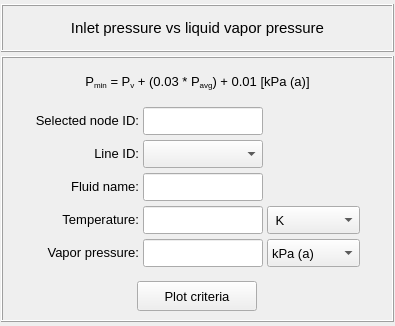
<?xml version="1.0" encoding="UTF-8"?>
<ui version="4.0">
 <class>Form</class>
 <widget class="QWidget" name="Form">
  <property name="geometry">
   <rect>
    <x>0</x>
    <y>0</y>
    <width>395</width>
    <height>326</height>
   </rect>
  </property>
  <property name="maximumSize">
   <size>
    <width>16777215</width>
    <height>360</height>
   </size>
  </property>
  <property name="windowTitle">
   <string>Form</string>
  </property>
  <layout class="QGridLayout" name="gridLayout">
   <property name="leftMargin">
    <number>1</number>
   </property>
   <property name="topMargin">
    <number>4</number>
   </property>
   <property name="rightMargin">
    <number>1</number>
   </property>
   <property name="bottomMargin">
    <number>4</number>
   </property>
   <property name="verticalSpacing">
    <number>4</number>
   </property>
   <item row="0" column="0">
    <widget class="QFrame" name="frame_title">
     <property name="minimumSize">
      <size>
       <width>0</width>
       <height>48</height>
      </size>
     </property>
     <property name="maximumSize">
      <size>
       <width>16777215</width>
       <height>48</height>
      </size>
     </property>
     <property name="frameShape">
      <enum>QFrame::Box</enum>
     </property>
     <property name="frameShadow">
      <enum>QFrame::Raised</enum>
     </property>
     <layout class="QGridLayout" name="gridLayout_2">
      <item row="0" column="0">
       <widget class="QLabel" name="label">
        <property name="font">
         <font>
          <pointsize>11</pointsize>
          <weight>50</weight>
          <bold>false</bold>
          <kerning>false</kerning>
         </font>
        </property>
        <property name="text">
         <string>Inlet pressure vs liquid vapor pressure</string>
        </property>
        <property name="alignment">
         <set>Qt::AlignCenter</set>
        </property>
       </widget>
      </item>
     </layout>
    </widget>
   </item>
   <item row="1" column="0">
    <widget class="QFrame" name="frame_main">
     <property name="frameShape">
      <enum>QFrame::Box</enum>
     </property>
     <property name="frameShadow">
      <enum>QFrame::Raised</enum>
     </property>
     <layout class="QGridLayout" name="gridLayout_3">
      <property name="leftMargin">
       <number>4</number>
      </property>
      <property name="topMargin">
       <number>4</number>
      </property>
      <property name="rightMargin">
       <number>4</number>
      </property>
      <property name="bottomMargin">
       <number>4</number>
      </property>
      <property name="spacing">
       <number>4</number>
      </property>
      <item row="0" column="0">
       <widget class="QFrame" name="frame_14">
        <property name="frameShape">
         <enum>QFrame::NoFrame</enum>
        </property>
        <property name="frameShadow">
         <enum>QFrame::Raised</enum>
        </property>
        <layout class="QGridLayout" name="gridLayout_9">
         <property name="leftMargin">
          <number>4</number>
         </property>
         <property name="topMargin">
          <number>4</number>
         </property>
         <property name="rightMargin">
          <number>4</number>
         </property>
         <property name="bottomMargin">
          <number>0</number>
         </property>
         <property name="spacing">
          <number>4</number>
         </property>
         <item row="1" column="0">
          <widget class="QFrame" name="frame_18">
           <property name="minimumSize">
            <size>
             <width>0</width>
             <height>120</height>
            </size>
           </property>
           <property name="maximumSize">
            <size>
             <width>16777215</width>
             <height>200</height>
            </size>
           </property>
           <property name="frameShape">
            <enum>QFrame::NoFrame</enum>
           </property>
           <property name="frameShadow">
            <enum>QFrame::Raised</enum>
           </property>
           <layout class="QGridLayout" name="gridLayout_11">
            <property name="leftMargin">
             <number>2</number>
            </property>
            <property name="topMargin">
             <number>2</number>
            </property>
            <property name="rightMargin">
             <number>2</number>
            </property>
            <property name="bottomMargin">
             <number>2</number>
            </property>
            <property name="horizontalSpacing">
             <number>4</number>
            </property>
            <property name="verticalSpacing">
             <number>2</number>
            </property>
            <item row="4" column="4">
             <spacer name="horizontalSpacer">
              <property name="orientation">
               <enum>Qt::Horizontal</enum>
              </property>
              <property name="sizeHint" stdset="0">
               <size>
                <width>40</width>
                <height>20</height>
               </size>
              </property>
             </spacer>
            </item>
            <item row="0" column="1">
             <widget class="QLabel" name="label_selected_id">
              <property name="minimumSize">
               <size>
                <width>0</width>
                <height>28</height>
               </size>
              </property>
              <property name="maximumSize">
               <size>
                <width>16777215</width>
                <height>28</height>
               </size>
              </property>
              <property name="font">
               <font>
                <pointsize>10</pointsize>
               </font>
              </property>
              <property name="text">
               <string>&lt;html&gt;&lt;head/&gt;&lt;body&gt;&lt;p&gt;Selected node ID:&lt;/p&gt;&lt;/body&gt;&lt;/html&gt;</string>
              </property>
              <property name="alignment">
               <set>Qt::AlignRight|Qt::AlignTrailing|Qt::AlignVCenter</set>
              </property>
             </widget>
            </item>
            <item row="4" column="1">
             <widget class="QLabel" name="label_13">
              <property name="minimumSize">
               <size>
                <width>0</width>
                <height>28</height>
               </size>
              </property>
              <property name="maximumSize">
               <size>
                <width>16777215</width>
                <height>28</height>
               </size>
              </property>
              <property name="font">
               <font>
                <pointsize>10</pointsize>
               </font>
              </property>
              <property name="text">
               <string>&lt;html&gt;&lt;head/&gt;&lt;body&gt;&lt;p&gt;Vapor pressure:&lt;/p&gt;&lt;/body&gt;&lt;/html&gt;</string>
              </property>
              <property name="alignment">
               <set>Qt::AlignRight|Qt::AlignTrailing|Qt::AlignVCenter</set>
              </property>
             </widget>
            </item>
            <item row="4" column="2">
             <widget class="QLineEdit" name="lineEdit_vapor_pressure">
              <property name="minimumSize">
               <size>
                <width>120</width>
                <height>28</height>
               </size>
              </property>
              <property name="maximumSize">
               <size>
                <width>120</width>
                <height>28</height>
               </size>
              </property>
              <property name="font">
               <font>
                <pointsize>10</pointsize>
               </font>
              </property>
              <property name="alignment">
               <set>Qt::AlignCenter</set>
              </property>
             </widget>
            </item>
            <item row="0" column="2">
             <widget class="QLineEdit" name="lineEdit_selected_id">
              <property name="minimumSize">
               <size>
                <width>120</width>
                <height>28</height>
               </size>
              </property>
              <property name="maximumSize">
               <size>
                <width>120</width>
                <height>28</height>
               </size>
              </property>
              <property name="font">
               <font>
                <pointsize>10</pointsize>
               </font>
              </property>
              <property name="styleSheet">
               <string notr="true"/>
              </property>
              <property name="alignment">
               <set>Qt::AlignCenter</set>
              </property>
             </widget>
            </item>
            <item row="1" column="1">
             <widget class="QLabel" name="label_11">
              <property name="font">
               <font>
                <pointsize>10</pointsize>
               </font>
              </property>
              <property name="text">
               <string>&lt;html&gt;&lt;head/&gt;&lt;body&gt;&lt;p&gt;Line ID:&lt;/p&gt;&lt;/body&gt;&lt;/html&gt;</string>
              </property>
              <property name="alignment">
               <set>Qt::AlignRight|Qt::AlignTrailing|Qt::AlignVCenter</set>
              </property>
             </widget>
            </item>
            <item row="1" column="2">
             <widget class="QComboBox" name="comboBox_line_ids">
              <property name="minimumSize">
               <size>
                <width>120</width>
                <height>28</height>
               </size>
              </property>
              <property name="maximumSize">
               <size>
                <width>120</width>
                <height>28</height>
               </size>
              </property>
              <property name="font">
               <font>
                <pointsize>10</pointsize>
               </font>
              </property>
             </widget>
            </item>
            <item row="4" column="3">
             <widget class="QComboBox" name="comboBox_pressure_units">
              <property name="minimumSize">
               <size>
                <width>0</width>
                <height>28</height>
               </size>
              </property>
              <property name="maximumSize">
               <size>
                <width>16777215</width>
                <height>28</height>
               </size>
              </property>
              <property name="font">
               <font>
                <pointsize>10</pointsize>
               </font>
              </property>
              <property name="currentIndex">
               <number>2</number>
              </property>
              <property name="minimumContentsLength">
               <number>0</number>
              </property>
              <item>
               <property name="text">
                <string>kgf/cm² (a)</string>
               </property>
              </item>
              <item>
               <property name="text">
                <string>bar (a)</string>
               </property>
              </item>
              <item>
               <property name="text">
                <string>kPa (a)</string>
               </property>
              </item>
              <item>
               <property name="text">
                <string>Pa (a)</string>
               </property>
              </item>
              <item>
               <property name="text">
                <string>kgf/cm² (g)</string>
               </property>
              </item>
              <item>
               <property name="text">
                <string>bar (g)</string>
               </property>
              </item>
              <item>
               <property name="text">
                <string>kPa (g)</string>
               </property>
              </item>
              <item>
               <property name="text">
                <string>Pa (g)</string>
               </property>
              </item>
             </widget>
            </item>
            <item row="4" column="0">
             <spacer name="horizontalSpacer_2">
              <property name="orientation">
               <enum>Qt::Horizontal</enum>
              </property>
              <property name="sizeHint" stdset="0">
               <size>
                <width>40</width>
                <height>20</height>
               </size>
              </property>
             </spacer>
            </item>
            <item row="2" column="1">
             <widget class="QLabel" name="label_14">
              <property name="minimumSize">
               <size>
                <width>0</width>
                <height>28</height>
               </size>
              </property>
              <property name="maximumSize">
               <size>
                <width>16777215</width>
                <height>28</height>
               </size>
              </property>
              <property name="font">
               <font>
                <pointsize>10</pointsize>
               </font>
              </property>
              <property name="text">
               <string>&lt;html&gt;&lt;head/&gt;&lt;body&gt;&lt;p&gt;Fluid name:&lt;/p&gt;&lt;/body&gt;&lt;/html&gt;</string>
              </property>
              <property name="alignment">
               <set>Qt::AlignRight|Qt::AlignTrailing|Qt::AlignVCenter</set>
              </property>
             </widget>
            </item>
            <item row="2" column="2">
             <widget class="QLineEdit" name="lineEdit_fluid_name">
              <property name="minimumSize">
               <size>
                <width>120</width>
                <height>28</height>
               </size>
              </property>
              <property name="maximumSize">
               <size>
                <width>120</width>
                <height>28</height>
               </size>
              </property>
              <property name="font">
               <font>
                <pointsize>10</pointsize>
               </font>
              </property>
              <property name="alignment">
               <set>Qt::AlignCenter</set>
              </property>
             </widget>
            </item>
            <item row="3" column="1">
             <widget class="QLabel" name="label_15">
              <property name="minimumSize">
               <size>
                <width>0</width>
                <height>28</height>
               </size>
              </property>
              <property name="maximumSize">
               <size>
                <width>16777215</width>
                <height>28</height>
               </size>
              </property>
              <property name="font">
               <font>
                <pointsize>10</pointsize>
               </font>
              </property>
              <property name="text">
               <string>&lt;html&gt;&lt;head/&gt;&lt;body&gt;&lt;p&gt;Temperature:&lt;/p&gt;&lt;/body&gt;&lt;/html&gt;</string>
              </property>
              <property name="alignment">
               <set>Qt::AlignRight|Qt::AlignTrailing|Qt::AlignVCenter</set>
              </property>
             </widget>
            </item>
            <item row="3" column="2">
             <widget class="QLineEdit" name="lineEdit_temperature">
              <property name="minimumSize">
               <size>
                <width>120</width>
                <height>28</height>
               </size>
              </property>
              <property name="maximumSize">
               <size>
                <width>120</width>
                <height>28</height>
               </size>
              </property>
              <property name="font">
               <font>
                <pointsize>10</pointsize>
               </font>
              </property>
              <property name="alignment">
               <set>Qt::AlignCenter</set>
              </property>
             </widget>
            </item>
            <item row="3" column="3">
             <widget class="QComboBox" name="comboBox_temperature_units">
              <property name="minimumSize">
               <size>
                <width>0</width>
                <height>28</height>
               </size>
              </property>
              <property name="maximumSize">
               <size>
                <width>16777215</width>
                <height>28</height>
               </size>
              </property>
              <property name="font">
               <font>
                <pointsize>10</pointsize>
               </font>
              </property>
              <property name="currentIndex">
               <number>1</number>
              </property>
              <property name="minimumContentsLength">
               <number>0</number>
              </property>
              <item>
               <property name="text">
                <string>°C</string>
               </property>
              </item>
              <item>
               <property name="text">
                <string> K</string>
               </property>
              </item>
             </widget>
            </item>
           </layout>
          </widget>
         </item>
         <item row="2" column="0">
          <widget class="QFrame" name="frame_21">
           <property name="minimumSize">
            <size>
             <width>0</width>
             <height>40</height>
            </size>
           </property>
           <property name="maximumSize">
            <size>
             <width>16777215</width>
             <height>40</height>
            </size>
           </property>
           <property name="frameShape">
            <enum>QFrame::NoFrame</enum>
           </property>
           <property name="frameShadow">
            <enum>QFrame::Raised</enum>
           </property>
           <layout class="QGridLayout" name="gridLayout_12">
            <property name="leftMargin">
             <number>2</number>
            </property>
            <property name="topMargin">
             <number>2</number>
            </property>
            <property name="rightMargin">
             <number>2</number>
            </property>
            <property name="bottomMargin">
             <number>2</number>
            </property>
            <property name="spacing">
             <number>2</number>
            </property>
            <item row="0" column="0">
             <widget class="QPushButton" name="pushButton_plot_criteria">
              <property name="minimumSize">
               <size>
                <width>100</width>
                <height>30</height>
               </size>
              </property>
              <property name="maximumSize">
               <size>
                <width>120</width>
                <height>30</height>
               </size>
              </property>
              <property name="font">
               <font>
                <family>MS Shell Dlg 2</family>
                <pointsize>10</pointsize>
                <weight>50</weight>
                <italic>false</italic>
                <bold>false</bold>
               </font>
              </property>
              <property name="styleSheet">
               <string notr="true"/>
              </property>
              <property name="text">
               <string>Plot criteria</string>
              </property>
              <property name="flat">
               <bool>false</bool>
              </property>
             </widget>
            </item>
           </layout>
          </widget>
         </item>
         <item row="0" column="0">
          <widget class="QFrame" name="frame_15">
           <property name="minimumSize">
            <size>
             <width>0</width>
             <height>32</height>
            </size>
           </property>
           <property name="maximumSize">
            <size>
             <width>16777215</width>
             <height>32</height>
            </size>
           </property>
           <property name="frameShape">
            <enum>QFrame::NoFrame</enum>
           </property>
           <property name="frameShadow">
            <enum>QFrame::Raised</enum>
           </property>
           <layout class="QGridLayout" name="gridLayout_10">
            <property name="leftMargin">
             <number>2</number>
            </property>
            <property name="topMargin">
             <number>2</number>
            </property>
            <property name="rightMargin">
             <number>2</number>
            </property>
            <property name="bottomMargin">
             <number>2</number>
            </property>
            <property name="spacing">
             <number>2</number>
            </property>
            <item row="0" column="1">
             <widget class="QLabel" name="label_10">
              <property name="font">
               <font>
                <pointsize>10</pointsize>
               </font>
              </property>
              <property name="text">
               <string>&lt;html&gt;&lt;head/&gt;&lt;body&gt;&lt;p&gt;P&lt;span style=&quot; vertical-align:sub;&quot;&gt;min&lt;/span&gt; = P&lt;span style=&quot; vertical-align:sub;&quot;&gt;v&lt;/span&gt; + (0.03 * P&lt;span style=&quot; vertical-align:sub;&quot;&gt;avg&lt;/span&gt;) + 0.01     [kPa (a)]&lt;/p&gt;&lt;/body&gt;&lt;/html&gt;</string>
              </property>
              <property name="alignment">
               <set>Qt::AlignCenter</set>
              </property>
              <property name="wordWrap">
               <bool>false</bool>
              </property>
             </widget>
            </item>
            <item row="0" column="0">
             <spacer name="horizontalSpacer_3">
              <property name="orientation">
               <enum>Qt::Horizontal</enum>
              </property>
              <property name="sizeHint" stdset="0">
               <size>
                <width>40</width>
                <height>20</height>
               </size>
              </property>
             </spacer>
            </item>
            <item row="0" column="2">
             <spacer name="horizontalSpacer_4">
              <property name="orientation">
               <enum>Qt::Horizontal</enum>
              </property>
              <property name="sizeHint" stdset="0">
               <size>
                <width>40</width>
                <height>20</height>
               </size>
              </property>
             </spacer>
            </item>
           </layout>
          </widget>
         </item>
        </layout>
       </widget>
      </item>
     </layout>
    </widget>
   </item>
  </layout>
 </widget>
 <tabstops>
  <tabstop>lineEdit_selected_id</tabstop>
  <tabstop>lineEdit_vapor_pressure</tabstop>
  <tabstop>pushButton_plot_criteria</tabstop>
 </tabstops>
 <resources/>
 <connections/>
</ui>
